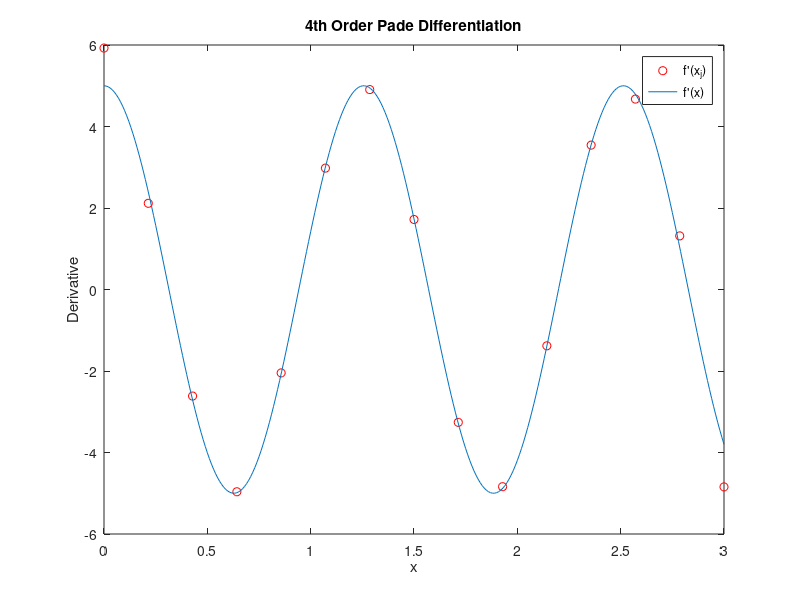

Recreate this plot in MATLAB.
clear all
clc

function re = f(x)
  re = sin(5*x);
endfunction

#input the initial value
N = 14;
x0 = 0;
xN = 3;
x = x0:xN/N:xN;
nsize = size(x);
nsize = nsize(1,2);

#create a form like AX = B/h, h is a number, 
#the others are matrix
#Let all f'j be X

#---create A----
A = zeros(nsize,nsize);
A(1,1) = A(nsize,nsize) = 1;
A(1,2) = A(nsize,nsize-1) = 2;
for i = 2:nsize-1
  A(i,i-1) = 1;
  A(i,i) = 4;
  A(i,i+1) = 1;
endfor
#---------------

#----create B----
B = zeros(nsize,1);
B(1,1) = -5/2*f(x(1)) + 2*f(x(2)) + f(x(3))/2;
B(nsize,1) = 5/2*f(x(nsize)) - 2*f(x(nsize-1)) - f(x(nsize-2))/2;
for i = 2 : nsize-1
  B(i,1) = 3*(f(x(i+1)) - f(x(i-1)));
endfor
B ./= xN/N;
#----------------

#find X
Df = A\B;

plot(x,Df,"or");
hold
x_ref = x0:0.01:xN;
plot(x_ref,5*cos(5*x_ref));
legend("f'(x_j)", "f'(x)");
title("4th Order Pade Differentiation");
xlabel("x");
ylabel("Derivative");
